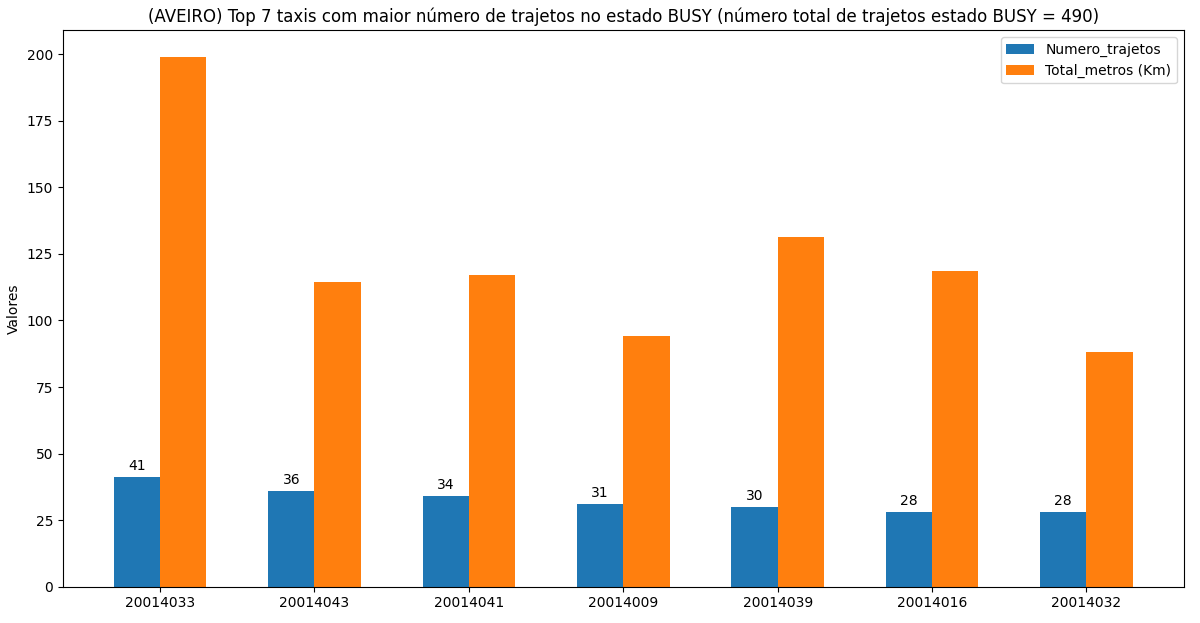

Generate this figure with Python:
import matplotlib.pyplot as plt
import numpy as np
import psycopg2


conn = psycopg2.connect("dbname='trab' user='arcaic' host='localhost' password='password'")
cursor_psql = conn.cursor()
sql = "select dw_taxi.taxi, dw_state.estado, sum(total_metros) as total_metros, sum(total_trajectos), sum(total_tempo) as tempo from dw_facts_table2, dw_taxi, dw_state, dw_tempo where dw_facts_table2.taxi_id=dw_taxi.id and dw_facts_table2.estado_id=dw_state.estado_id and dw_facts_table2.tempo_id = dw_tempo.tempo_id and estado = 'BUSY' group by rollup(1,2) order by 4 desc limit 15"
#sql = "select st_astext(proj_location) from taxi_stands,tracks where st_distance(st_startpoint(proj_track), proj_location) < 1500000 and name = 'Campanhã'"
cursor_psql.execute(sql)
results = cursor_psql.fetchall()
taxi = []
estado = []
n_distancia = []
n_metros=[]
tempo= []
count =0
for row in results:
    if row[0] not in taxi:
        taxi.append(row[0])
        estado.append(row[1])
        n_metros.append(row[2]/1000)
        n_distancia.append(row[3])
        tempo.append(row[4]/60)

total=n_distancia[0]

n_metros.remove(n_metros[0])
taxi.remove(taxi[0])
estado.remove(estado[0])
n_distancia.remove(n_distancia[0])
tempo.remove(tempo[0])


x = np.arange(len(taxi))  # the label locations
width = 0.3  # the width of the bars

fig, ax = plt.subplots()
rects1 = ax.bar(x - width/2, n_distancia, width, label='Numero_trajetos')
rects2 = ax.bar(x + width/2 , n_metros, width, label='Total_metros (Km)')

# Add some text for labels, title and custom x-axis tick labels, etc.
ax.set_ylabel('Valores')
ax.set_title('(AVEIRO) Top 7 taxis com maior número de trajetos no estado BUSY (número total de trajetos estado BUSY = ' + str(total) + ')' )
ax.set_xticks(x)
ax.set_xticklabels(taxi)
ax.legend()

ax.bar_label(rects1, padding=3)

fig.tight_layout()

plt.show()
